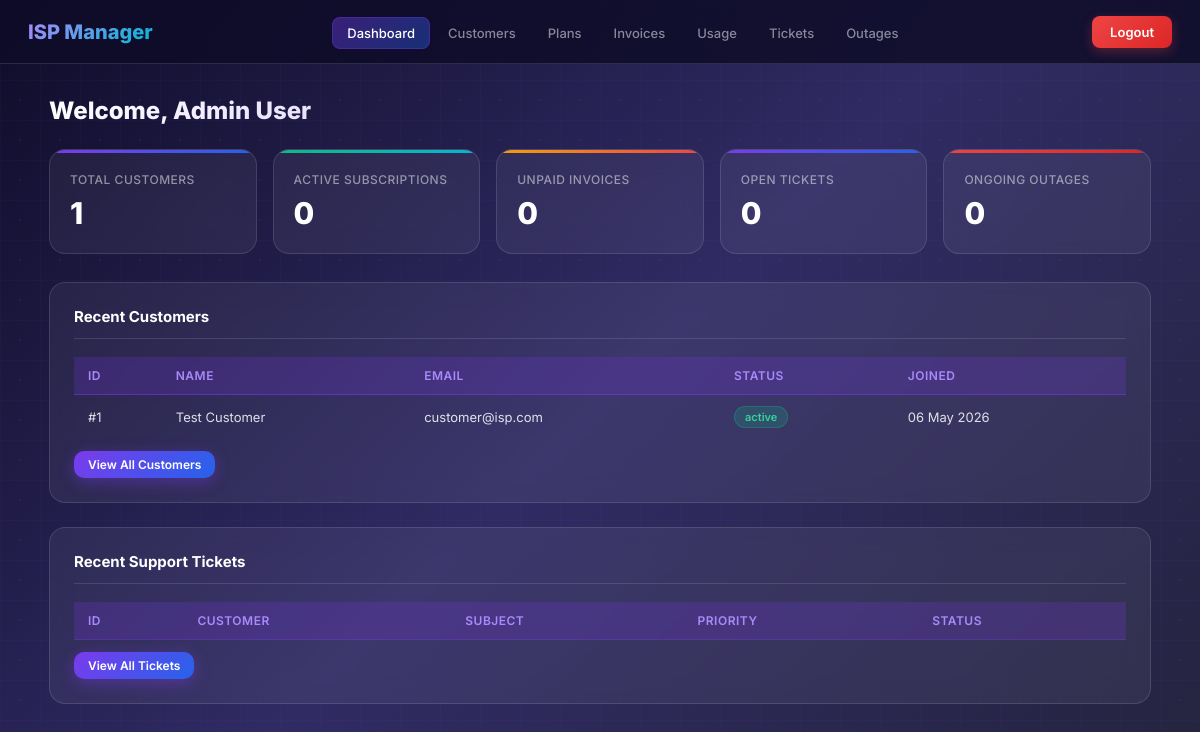
Page /admin_dashboard.php (signed in) on the committed database.
### tables this page shows
CREATE TABLE Customer (
    customer_id   INT           AUTO_INCREMENT PRIMARY KEY,
    name          VARCHAR(100)  NOT NULL,
    email         VARCHAR(100)  UNIQUE NOT NULL,
    password      VARCHAR(255)  NOT NULL,
    phone         VARCHAR(20),
    street        VARCHAR(150),
    city          VARCHAR(60),
    status        VARCHAR(20)   DEFAULT 'active',
    created_at    DATETIME      DEFAULT CURRENT_TIMESTAMP
);

### db.php (called while the page is built, shortened)
<?php
function db_get_all($conn, $sql) {
    $result = mysqli_query($conn, $sql);
    $rows = [];
    while ($row = mysqli_fetch_assoc($result)) {
        $rows[] = $row;
    }
    return $rows;
}
function db_get_one($conn, $sql) {
    $result = mysqli_query($conn, $sql);
    return mysqli_fetch_assoc($result);
}
function db_get_value($conn, $sql, $col) {
    $row = db_get_one($conn, $sql);
    return $row ? $row[$col] : 0;
}
?>

### admin_dashboard.php (the view, shortened to what this page needs)
<?php
require_once '../includes/db.php';
$total_customers = db_get_value($conn, "SELECT COUNT(*) AS n FROM Customer", 'n');
$active_subs     = db_get_value($conn, "SELECT COUNT(*) AS n FROM Subscription WHERE status='active'", 'n');
$unpaid_invoices = db_get_value($conn, "SELECT COUNT(*) AS n FROM Invoice WHERE payment_status='unpaid'", 'n');
$open_tickets    = db_get_value($conn, "SELECT COUNT(*) AS n FROM Support_Ticket WHERE status='open'", 'n');
$ongoing_outages = db_get_value($conn, "SELECT COUNT(*) AS n FROM Outage WHERE status='ongoing'", 'n');
$recent_customers = db_get_all($conn,
    "SELECT customer_id, name, email, status, created_at
     FROM Customer
     ORDER BY created_at DESC
     LIMIT 5"
);
?>
<!DOCTYPE html>
<html lang="en">
<head>
<link rel="stylesheet" href="../css/style.css">
</head>
<body>
<?php include '../includes/nav.php'; ?>
<div class="page-wrap">
    <div class="page-title">Welcome, <?= htmlspecialchars($_SESSION['staff_name']) ?></div>
    <div class="stats-grid">
        <div class="stat-card">
            <div class="label">Total Customers</div>
            <div class="value"><?= $total_customers ?></div>
        </div>
        <div class="stat-card green">
            <div class="label">Active Subscriptions</div>
            <div class="value"><?= $active_subs ?></div>
        </div>
        <div class="stat-card orange">
            <div class="label">Unpaid Invoices</div>
            <div class="value"><?= $unpaid_invoices ?></div>
        </div>
        <div class="stat-card">
            <div class="label">Open Tickets</div>
            <div class="value"><?= $open_tickets ?></div>
        </div>
        <div class="stat-card red">
            <div class="label">Ongoing Outages</div>
            <div class="value"><?= $ongoing_outages ?></div>
        </div>
    </div>
    <div class="card">
        <h2>Recent Customers</h2>
        <table>
            <thead>
                <tr><th>ID</th><th>Name</th><th>Email</th><th>Status</th><th>Joined</th></tr>
            </thead>
            <tbody>
            <?php foreach ($recent_customers as $row): ?>
                <tr>
                    <td>#<?= $row['customer_id'] ?></td>
                    <td><?= htmlspecialchars($row['name']) ?></td>
                    <td><?= htmlspecialchars($row['email']) ?></td>
                    <td><span class="badge badge-active"><?= $row['status'] ?></span></td>
                    <td><?= date('d M Y', strtotime($row['created_at'])) ?></td>
                </tr>
            <?php endforeach; ?>
            </tbody>
        </table>
        <div style="margin-top:12px;">
            <a href="customers.php" class="btn btn-primary btn-sm" style="width:auto;">View All Customers</a>
        </div>
    </div>
    <div class="card">
        <h2>Recent Support Tickets</h2>
        <table>
            <thead>
                <tr><th>ID</th><th>Customer</th><th>Subject</th><th>Priority</th><th>Status</th></tr>
            </thead>
        </table>
        <div style="margin-top:12px;">
            <a href="tickets.php" class="btn btn-primary btn-sm" style="width:auto;">View All Tickets</a>
        </div>
    </div>
</div>
</body>
</html>

### style.css (style rules this page uses)
* { margin: 0; padding: 0; box-sizing: border-box; }
body { font-family: 'Inter', 'Segoe UI', sans-serif; min-height: 100vh; background-color: #0f0c29; background-image: radial-gradient(circle, rgba(124,58,237,0.15) 1px, transparent 1px), linear-gradient(rgba(124,58,237,0.05) 1px, transparent 1px), linear-gradient(90deg, rgba(124,58,237,0.05) 1px, transparent 1px), linear-gradient(135deg, #0f0c29 0%, #302b63 50%, #24243e 100%); background-size: 40px 40px, 40px 40px, 40px 40px, 100% 100%; color: rgba(255,255,255,0.85); }
.btn { display: inline-block; padding: 11px 24px; border-radius: 10px; border: none; cursor: pointer; font-size: 13px; font-weight: 600; text-decoration: none; transition: all 0.2s; font-family: 'Inter', sans-serif; }
.btn-primary { background: linear-gradient(135deg, #7c3aed, #2563eb); color: white; width: 100%; text-align: center; box-shadow: 0 4px 15px rgba(124,58,237,0.4); }
.btn-sm { padding: 6px 14px; font-size: 12px; }
.page-wrap { max-width: 1150px; margin: 32px auto; padding: 0 24px; }
.page-title { font-size: 24px; font-weight: 800; margin-bottom: 24px; background: linear-gradient(135deg, white, #a78bfa); -webkit-background-clip: text; -webkit-text-fill-color: transparent; background-clip: text; }
.stats-grid { display: grid; grid-template-columns: repeat(auto-fit, minmax(180px, 1fr)); gap: 16px; margin-bottom: 28px; }
.stat-card { background: rgba(255,255,255,0.06); border: 1px solid rgba(255,255,255,0.12); backdrop-filter: blur(12px); border-radius: 16px; padding: 22px 20px; position: relative; overflow: hidden; transition: transform 0.2s; }
.stat-card::before { content: ''; position: absolute; top: 0; left: 0; right: 0; height: 3px; background: linear-gradient(90deg, #7c3aed, #2563eb); }
.stat-card.green::before { background: linear-gradient(90deg, #10b981, #06b6d4); }
.stat-card.orange::before { background: linear-gradient(90deg, #f59e0b, #ef4444); }
.stat-card.red::before { background: linear-gradient(90deg, #ef4444, #dc2626); }
.stat-card .label { font-size: 12px; color: rgba(255,255,255,0.5); font-weight: 500; text-transform: uppercase; letter-spacing: 0.5px; margin-bottom: 8px; }
.stat-card .value { font-size: 30px; font-weight: 800; color: white; }
.card { background: rgba(255,255,255,0.06); border: 1px solid rgba(255,255,255,0.12); backdrop-filter: blur(12px); border-radius: 16px; padding: 24px; margin-bottom: 24px; }
.card h2 { font-size: 15px; font-weight: 700; color: white; margin-bottom: 18px; padding-bottom: 12px; border-bottom: 1px solid rgba(255,255,255,0.12); }
table { width: 100%; border-collapse: collapse; font-size: 13px; }
table th { background: rgba(124,58,237,0.2); color: #a78bfa; font-weight: 600; padding: 11px 14px; text-align: left; font-size: 12px; text-transform: uppercase; letter-spacing: 0.5px; border-bottom: 1px solid rgba(124,58,237,0.3); }
table td { padding: 11px 14px; border-bottom: 1px solid rgba(255,255,255,0.05); color: rgba(255,255,255,0.85); }
table tr:last-child td { border-bottom: none; }
.badge { display: inline-block; padding: 3px 10px; border-radius: 20px; font-size: 11px; font-weight: 600; }
.badge-active { background: rgba(16,185,129,0.2); color: #34d399; border: 1px solid rgba(16,185,129,0.3); }
a { color: #a78bfa; }

### rows in the picture
customer: customer_id "1", name "Test Customer", email "customer@isp.com", status "active", created_at "06 May 2026"

### other values in the picture
$_SESSION['staff_name'] "Admin User"
$total_customers "1"
$active_subs "0"
$unpaid_invoices "0"
$open_tickets "0"
$ongoing_outages "0"
